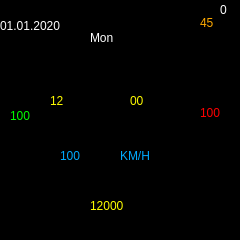
<?xml version="1.0" encoding="UTF-8"?>
<ui version="4.0">
 <class>GlassFace2</class>
 <widget class="QMainWindow" name="GlassFace2">
  <property name="geometry">
   <rect>
    <x>0</x>
    <y>0</y>
    <width>240</width>
    <height>240</height>
   </rect>
  </property>
  <property name="minimumSize">
   <size>
    <width>240</width>
    <height>240</height>
   </size>
  </property>
  <property name="maximumSize">
   <size>
    <width>240</width>
    <height>240</height>
   </size>
  </property>
  <property name="sizeIncrement">
   <size>
    <width>240</width>
    <height>240</height>
   </size>
  </property>
  <property name="baseSize">
   <size>
    <width>240</width>
    <height>240</height>
   </size>
  </property>
  <property name="windowTitle">
   <string>MainWindow</string>
  </property>
  <property name="autoFillBackground">
   <bool>false</bool>
  </property>
  <property name="styleSheet">
   <string notr="true">background-color: rgb(0, 0, 0);</string>
  </property>
  <widget class="QWidget" name="centralwidget">
   <widget class="QLabel" name="Background">
    <property name="geometry">
     <rect>
      <x>0</x>
      <y>0</y>
      <width>231</width>
      <height>231</height>
     </rect>
    </property>
    <property name="text">
     <string/>
    </property>
    <property name="pixmap">
     <pixmap>Icon/Nen2.png</pixmap>
    </property>
    <property name="scaledContents">
     <bool>true</bool>
    </property>
   </widget>
   <widget class="QLabel" name="Gio">
    <property name="geometry">
     <rect>
      <x>50</x>
      <y>80</y>
      <width>61</width>
      <height>41</height>
     </rect>
    </property>
    <property name="styleSheet">
     <string notr="true">color: rgb(255, 252, 0);
font: 42pt &quot;alarm clock&quot;;</string>
    </property>
    <property name="text">
     <string>12</string>
    </property>
   </widget>
   <widget class="QLabel" name="Phut">
    <property name="geometry">
     <rect>
      <x>130</x>
      <y>80</y>
      <width>51</width>
      <height>41</height>
     </rect>
    </property>
    <property name="styleSheet">
     <string notr="true">color: rgb(255, 252, 0);
font: 35pt &quot;alarm clock&quot;;</string>
    </property>
    <property name="text">
     <string>00</string>
    </property>
   </widget>
   <widget class="QLabel" name="Pin">
    <property name="geometry">
     <rect>
      <x>10</x>
      <y>100</y>
      <width>20</width>
      <height>31</height>
     </rect>
    </property>
    <property name="styleSheet">
     <string notr="true">color: rgb(0, 255, 0);
font: 75 10pt &quot;MS Shell Dlg 2&quot;;</string>
    </property>
    <property name="text">
     <string>100</string>
    </property>
   </widget>
   <widget class="QLabel" name="label_6">
    <property name="geometry">
     <rect>
      <x>0</x>
      <y>90</y>
      <width>16</width>
      <height>16</height>
     </rect>
    </property>
    <property name="text">
     <string/>
    </property>
   </widget>
   <widget class="QLabel" name="Buocchan">
    <property name="geometry">
     <rect>
      <x>90</x>
      <y>190</y>
      <width>61</width>
      <height>31</height>
     </rect>
    </property>
    <property name="styleSheet">
     <string notr="true">color: rgb(255, 255, 0);
font: 75 15pt &quot;MS Shell Dlg 2&quot;;</string>
    </property>
    <property name="text">
     <string>12000</string>
    </property>
   </widget>
   <widget class="QLabel" name="Tocdo">
    <property name="geometry">
     <rect>
      <x>60</x>
      <y>135</y>
      <width>61</width>
      <height>41</height>
     </rect>
    </property>
    <property name="styleSheet">
     <string notr="true">color: rgb(0, 170, 255);
font: 75 26pt &quot;MS Shell Dlg 2&quot;;</string>
    </property>
    <property name="text">
     <string>100</string>
    </property>
   </widget>
   <widget class="QLabel" name="label_8">
    <property name="geometry">
     <rect>
      <x>120</x>
      <y>140</y>
      <width>47</width>
      <height>31</height>
     </rect>
    </property>
    <property name="styleSheet">
     <string notr="true">color: rgb(0, 170, 255);
font: 75 15pt &quot;MS Shell Dlg 2&quot;;</string>
    </property>
    <property name="text">
     <string>KM/H</string>
    </property>
   </widget>
   <widget class="QLabel" name="NhipTim">
    <property name="geometry">
     <rect>
      <x>200</x>
      <y>92</y>
      <width>47</width>
      <height>41</height>
     </rect>
    </property>
    <property name="styleSheet">
     <string notr="true">color: rgb(255, 0, 0);
font: 75 10pt &quot;MS Shell Dlg 2&quot;;</string>
    </property>
    <property name="text">
     <string>100</string>
    </property>
   </widget>
   <widget class="QLabel" name="Thu">
    <property name="geometry">
     <rect>
      <x>90</x>
      <y>22</y>
      <width>51</width>
      <height>31</height>
     </rect>
    </property>
    <property name="styleSheet">
     <string notr="true">color: rgb(255, 255, 255);
font: 75 20pt &quot;MS Shell Dlg 2&quot;;</string>
    </property>
    <property name="text">
     <string>Mon</string>
    </property>
    <property name="scaledContents">
     <bool>true</bool>
    </property>
   </widget>
   <widget class="QLabel" name="label_11">
    <property name="geometry">
     <rect>
      <x>200</x>
      <y>70</y>
      <width>21</width>
      <height>31</height>
     </rect>
    </property>
    <property name="text">
     <string/>
    </property>
    <property name="pixmap">
     <pixmap>Icon/icons8_pulse_64px.png</pixmap>
    </property>
    <property name="scaledContents">
     <bool>true</bool>
    </property>
   </widget>
   <widget class="QLabel" name="label_12">
    <property name="geometry">
     <rect>
      <x>150</x>
      <y>0</y>
      <width>41</width>
      <height>41</height>
     </rect>
    </property>
    <property name="text">
     <string/>
    </property>
    <property name="pixmap">
     <pixmap>Icon/0032.png</pixmap>
    </property>
    <property name="scaledContents">
     <bool>true</bool>
    </property>
   </widget>
   <widget class="QLabel" name="label_13">
    <property name="geometry">
     <rect>
      <x>200</x>
      <y>12</y>
      <width>51</width>
      <height>21</height>
     </rect>
    </property>
    <property name="styleSheet">
     <string notr="true">color: rgb(255, 170, 0);
font: 75 12pt &quot;MS Shell Dlg 2&quot;;</string>
    </property>
    <property name="text">
     <string>45</string>
    </property>
   </widget>
   <widget class="QLabel" name="label_14">
    <property name="geometry">
     <rect>
      <x>220</x>
      <y>0</y>
      <width>51</width>
      <height>20</height>
     </rect>
    </property>
    <property name="styleSheet">
     <string notr="true">color: rgb(255, 255, 255);</string>
    </property>
    <property name="text">
     <string>0</string>
    </property>
   </widget>
   <widget class="QLabel" name="Ngay">
    <property name="geometry">
     <rect>
      <x>0</x>
      <y>10</y>
      <width>71</width>
      <height>31</height>
     </rect>
    </property>
    <property name="styleSheet">
     <string notr="true">color: rgb(255, 255, 255);
font: 75 10pt &quot;MS Shell Dlg 2&quot;;</string>
    </property>
    <property name="text">
     <string>01.01.2020</string>
    </property>
   </widget>
  </widget>
 </widget>
 <resources/>
 <connections/>
</ui>
